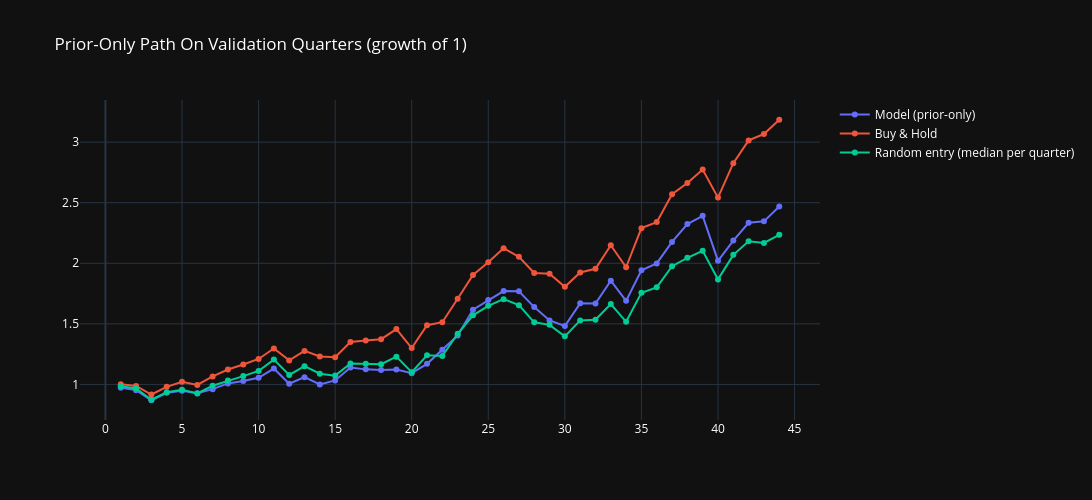

The code cell stored with this chart in its notebook:
### Code cell
# IF THE PRIOR-ONLY PATH HAS ROWS
if prior_row_dict_list:
    # CREATE A FIGURE OF THE PRIOR-ONLY PATH, BUY AND HOLD AND THE RANDOM MEDIAN (CHAINED QUARTERS)
    random_median_pdf = prior_baseline_pdf[prior_baseline_pdf["baseline"].str.startswith("random_")].groupby("fold_id")["total_return"].median()
    fig = go.Figure()
    fig.add_trace(go.Scatter(x=prior_only_pdf["fold_id"], y=np.cumprod(1 + prior_only_pdf["valid_total_return"]), mode="lines+markers", name="Model (prior-only)"))
    fig.add_trace(go.Scatter(x=prior_only_pdf["fold_id"], y=np.cumprod(1 + prior_only_pdf["valid_buy_hold_total_return"]), mode="lines+markers", name="Buy & Hold"))
    fig.add_trace(go.Scatter(x=random_median_pdf.index, y=np.cumprod(1 + random_median_pdf.to_numpy()), mode="lines+markers", name="Random entry (median per quarter)"))
    fig.update_layout(title="Prior-Only Path On Validation Quarters (growth of 1)", template="plotly_dark", width=1100, height=500, font=dict(color="white"))
    fig.show()
    # LOG ONE SUMMARY ENTRY OF THE RUN (THE CANDIDATES ARE ALREADY LOGGED; THIS RECORDS THE HONEST ESTIMATE THAT WAS SEEN)
    summary_trial_dict = log_trial_dict(exp_config, "summary", {"run_mode": RUN_MODE_STR, "selection": "previous quarter", "path": "prior-only on validation"},
                                        {**prior_summary_dict, "mean_exposure": mean_exposure, "zero_skill_reference_return": zero_skill_reference,
                                         "baseline_chained_return_dict": {row["baseline"]: row["chained_return"] for _, row in baseline_summary_pdf.iterrows()},
                                         "best_after_the_fact_chained_return": float(candidate_summary_pdf["chained_return"].iloc[0])},
                                        False, note_str_in="exp01 step03 validation summary (prior-only path, baselines, exposure, MDE)")

### Figure 1 — Plotly figure (JSON) as saved in the notebook; plotly's stock layout.template omitted (floating-point values rounded to 4 significant figures)
{"data": [{"mode": "lines+markers", "name": "Model (prior-only)", "type": "scatter", "x": [1, 2, 3, 4, 5, 6, 7, 8, 9, 10, 11, 12, 13, 14, 15, 16, 17, 18, 19, 20, 21, 22, 23, 24, 25, 26, 27, 28, 29, 30, 31, 32, 33, 34, 35, 36, 37, 38, 39, 40, 41, 42, 43, 44], "y": [0.9716, 0.9529, 0.8693, 0.9313, 0.9485, 0.928, 0.961, 1.008, 1.029, 1.055, 1.13, 1.006, 1.06, 1.0, 1.033, 1.14, 1.124, 1.119, 1.122, 1.093, 1.17, 1.287, 1.404, 1.617, 1.697, 1.77, 1.768, 1.638, 1.528, 1.482, 1.669, 1.668, 1.856, 1.69, 1.942, 1.999, 2.176, 2.324, 2.392, 2.02, 2.188, 2.334, 2.346, 2.469]}, {"mode": "lines+markers", "name": "Buy & Hold", "type": "scatter", "x": [1, 2, 3, 4, 5, 6, 7, 8, 9, 10, 11, 12, 13, 14, 15, 16, 17, 18, 19, 20, 21, 22, 23, 24, 25, 26, 27, 28, 29, 30, 31, 32, 33, 34, 35, 36, 37, 38, 39, 40, 41, 42, 43, 44], "y": [1.001, 0.9878, 0.9168, 0.9799, 1.022, 0.996, 1.066, 1.123, 1.164, 1.21, 1.297, 1.198, 1.277, 1.231, 1.224, 1.35, 1.363, 1.373, 1.457, 1.3, 1.489, 1.513, 1.707, 1.904, 2.009, 2.124, 2.054, 1.92, 1.913, 1.805, 1.924, 1.955, 2.149, 1.967, 2.29, 2.34, 2.571, 2.663, 2.774, 2.542, 2.826, 3.014, 3.067, 3.185]}, {"mode": "lines+markers", "name": "Random entry (median per quarter)", "type": "scatter", "x": [1, 2, 3, 4, 5, 6, 7, 8, 9, 10, 11, 12, 13, 14, 15, 16, 17, 18, 19, 20, 21, 22, 23, 24, 25, 26, 27, 28, 29, 30, 31, 32, 33, 34, 35, 36, 37, 38, 39, 40, 41, 42, 43, 44], "y": [0.9854, 0.9671, 0.8735, 0.9351, 0.9564, 0.9258, 0.9887, 1.032, 1.069, 1.111, 1.205, 1.079, 1.15, 1.088, 1.073, 1.173, 1.17, 1.167, 1.229, 1.1, 1.241, 1.235, 1.418, 1.57, 1.649, 1.704, 1.654, 1.512, 1.492, 1.397, 1.528, 1.534, 1.664, 1.517, 1.757, 1.801, 1.976, 2.045, 2.104, 1.867, 2.07, 2.182, 2.168, 2.235]}], "layout": {"font": {"color": "white"}, "height": 500, "title": {"text": "Prior-Only Path On Validation Quarters (growth of 1)"}, "width": 1100}}
